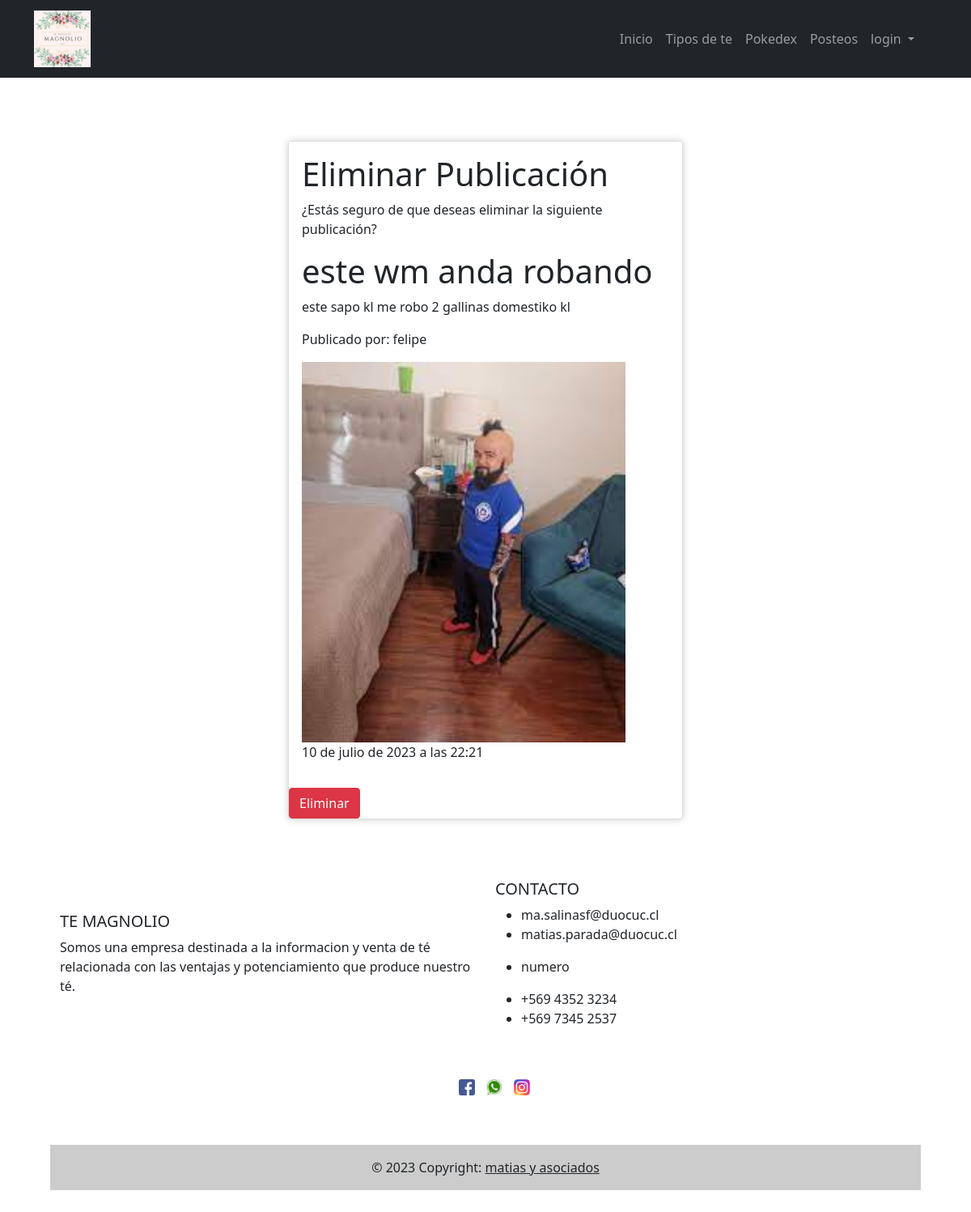
Page /Post/2/borrar on the committed database.
### app/models.py (models this page shows, shortened)
class Post(models.Model):
    autor = models.ForeignKey(User, on_delete=models.CASCADE)
    fecha_Post = models.DateTimeField(auto_now_add=True)
    foto = models.ImageField(upload_to='post_photos/')
    titulo =    models.TextField()
    comentario = models.TextField()

### app/views.py (the view)
# urls.py: path('Post/<int:post_id>/borrar', views.borrar_post, name='borrar'),
def borrar_post(request, post_id):
    instancia = get_object_or_404(Post, id=post_id)
    if request.method == 'POST':
        instancia.delete()
        return redirect('listar')
    return render(request, 'post/postBorrar.html', {'post': instancia})

### templates/post/postBorrar.html (shortened to what this page needs)
{% extends 'base.html' %}
{% load static %}
{% load crispy_forms_tags %}
{% block css %}
  <link rel="stylesheet" href="{% static 'css/pokedex.css' %}">
{% endblock %}
{% block content %}
<div class="container">
  <div class="row">
    <div class="col-12 col-md-6 -md-6">
      <div class="card">
        <div class="card-body bg-white">
          <h1>Eliminar Publicación</h1>
          <p>¿Estás seguro de que deseas eliminar la siguiente publicación?</p>
          <br>
          <div class="Post">
            <h1 id="titulo">{{ post.titulo }}</h1>
            <p id="comentario">{{ post.comentario }}</p>
            <p>Publicado por: {{ post.autor.username }}</p>
            <img src="{{ post.foto.url }}" alt="Foto" id="foto">
            <p id="fecha">{{ post.fecha_Post }}</p>
          </div>
        </div>
        <form method="post" action="{% url 'borrar' post.id %}">
          <button type="submit" class="btn btn-danger">Eliminar</button>
        </form>
      </div>
    </div>
  </div>
</div>
{% endblock %}

### static/css/style.css (style rules this page uses)
body { display: flex; flex-direction: column; align-items: stretch; justify-content: stretch; height: 100vh; margin: 0; }
.container { flex: 1; display: flex; flex-wrap: wrap; align-items: stretch; justify-content: stretch; }
.container > div { flex: 1; display: flex; align-items: center; justify-content: center; padding: 20px; }
img { max-width: 100%; height: auto; }

### static/css/pokedex.css (style rules this page uses)
.row { margin-bottom: 10px; }
.card { border: 1px solid #ccc; box-shadow: 0 0 10px rgba(0, 0, 0, 0.2); margin: 20px auto; max-width: 400px; }
.card-body { display: flex; flex-wrap: wrap; padding: 10px; }

### templates/post/postBorrar.html (style rules this page uses)
.container { display: flex; justify-content: center; align-items: center; width: auto; }
.card { width: auto; max-width: 1000px; margin: auto; }
#titulo { text-align: center; }
#foto { width: 400px; height: auto; }

### rows in the picture
Post: titulo "este wm anda robando", comentario "este sapo kl me robo 2 gallinas domestiko kl", autor.username "felipe", foto (picture), fecha_Post "10 de julio de 2023 a las 22:21"
